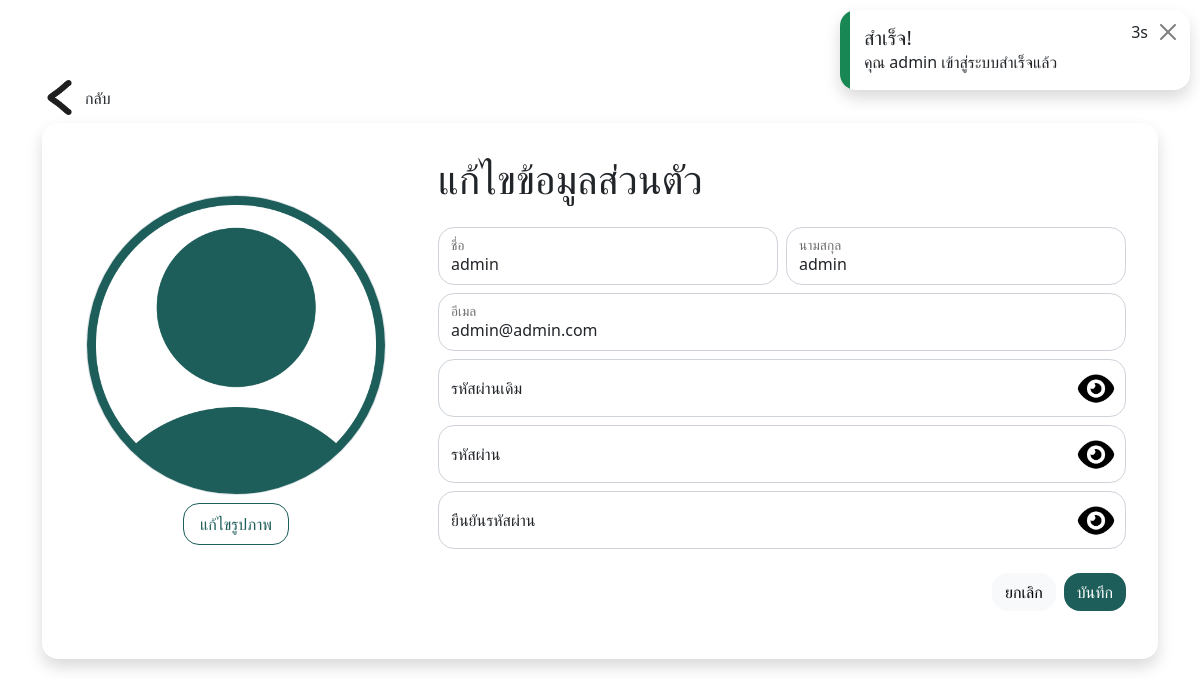
Screenshot of /admin/editprofile.php (signed in) with the database file from the repository.
### tables this page shows
CREATE TABLE `users` (
  `user_id` int(11) NOT NULL,
  `firstname` varchar(150) NOT NULL,
  `lastname` varchar(150) NOT NULL,
  `email` varchar(150) NOT NULL,
  `password` varchar(100) NOT NULL,
  `image` varchar(150) NOT NULL DEFAULT 'default-profile.png',
  `role` enum('user','admin') NOT NULL DEFAULT 'user',
  `active_status` enum('online','offline') NOT NULL DEFAULT 'offline',
  `created_at` timestamp NOT NULL DEFAULT current_timestamp(),
  `updated_at` timestamp NULL DEFAULT NULL ON UPDATE current_timestamp()
);

### components/editprofile.php (the view, shortened to what this page needs)
<div class='col-lg-4'>
    <div class='p-5 d-flex flex-column align-items-center justify-content-center'>
        <label for="select-image" class='cursor-pointer'>
            <img id='image-preview' src="<?= imagePath("user_images",$row["image"]) ?>" width='300px' height='300px' class='border rounded-circle bg-light object-fit-cover'>
        </label>
        <label for="select-image" class='btn btn-outline-teal mt-2'>แก้ไขรูปภาพ</label>
    </div>
</div>
<div class='col-lg-8'>
    <div class='p-2'>
        <h1 class='mb-4'>แก้ไขข้อมูลส่วนตัว</h1>
        <div class='d-flex flex-column gap-2'>
            <div class='flex-1 d-flex flex-row gap-2'>
                <div class="form-floating flex-1">
                    <input type="text" class="form-control" placeholder='ชื่อ' name='firstname' value="<?= $row["firstname"] ?>">
                    <label for="ชื่อ">ชื่อ</label>
                </div>
                <div class="form-floating flex-1">
                    <input type="text" class="form-control" placeholder='นามสกุล' name='lastname' value="<?= $row["lastname"] ?>">
                    <label for="นามสกุล">นามสกุล</label>
                </div>
            </div>
            <div class="form-floating">
                <p class='form-control mb-0'><?= $row["email"] ?></p>
                <label for="อีเมล">อีเมล</label>
            </div>
            <div class="form-floating">
                <input type="password" class="form-control" placeholder='รหัสผ่านเดิม' name='con_password'>
                <label for="รหัสผ่านเดิม">รหัสผ่านเดิม</label>
                <img onclick='openPassword($(this))' src="<?= imagePath("web_images/icons","eye.png"); ?>" style='width:40px;height:40px;top:10px;right:10px' class='object-fit-cover position-absolute cursor-pointer'>
            </div>
            <div class="form-floating">
                <input type="password" class="form-control" placeholder='รหัสผ่าน' name='password'>
                <label for="รหัสผ่าน">รหัสผ่าน</label>
                <img onclick='openPassword($(this))' src="<?= imagePath("web_images/icons","eye.png"); ?>" style='width:40px;height:40px;top:10px;right:10px' class='object-fit-cover position-absolute cursor-pointer'>
            </div>
            <div class="form-floating">
                <input type="password" class="form-control" placeholder='ยืนยันรหัสผ่าน' name='c_password'>
                <label for="ยืนยันรหัสผ่าน">ยืนยันรหัสผ่าน</label>
                <img onclick='openPassword($(this))' src="<?= imagePath("web_images/icons","eye.png"); ?>" style='width:40px;height:40px;top:10px;right:10px' class='object-fit-cover position-absolute cursor-pointer'>
            </div>
        </div>
        <div class='mt-4 d-flex flex-row justify-content-end gap-2'>
            <button type='reset' class='btn btn-light'>ยกเลิก</button>
            <button type='submit' class='btn btn-teal' name='save'>บันทึก</button>
        </div>
    </div>
</div>

### config.php (shortened to what this page needs)
<?php
try{
    $pdo = new PDO("mysql:host=mariadb_elderly_travel;dbname=elderly_db","username","password");
}catch(PDOException $e){
    echo $e->getMessage();
}
function sql($sql,$params=[]){
    global $pdo;
    $stmt = $pdo->prepare($sql);
    $stmt->execute($params);
    return $stmt;
}
foreach(["success","warning","danger"] as $index=>$type){
    if(isset($_SESSION[$type])){ ?>
        <div class="position-fixed opacity-0" style="top:10px;right:10px;z-index:999" id="alertMsg">
            <div class="p-3 position-relative overflow-hidden ps-4 shadow rounded-xl bg-white" style="width:350px;">
                <div class="bg-<?= $type; ?> position-absolute" style="width:10px;height:100%;top:0;left:0;"></div>
                <h5><?= $_SESSION[$type][0]; ?></h5>
                <div class="position-absolute d-flex align-items-center gap-2" style="top:10px;right:10px;">
                    <div><span id="countMsg"></span>s</div>
                    <button id="btnCloseMsg" class="btn-close"></button>
                </div>
                <div><?= $_SESSION[$type][1]; ?></div>
            </div>
        </div>
        <?php unset($_SESSION[$type]);
    }
}
function linkPage($path, $target) {
    return $_SERVER["REQUEST_URI"] == "/" ? "./$path/$target" : "../$path/$target";
}
function imagePath($path, $target) {
    return $_SERVER["REQUEST_URI"] == "/" ? "./images/$path/$target" : "../images/$path/$target";
}
?>

### admin/editprofile.php (shortened to what this page needs)
<?php
require_once("../config.php");
if(isset($_SESSION["user_login"])){
    msg("warning","คำเตือน","ไม่สามารถเข้าถึงหน้านี้ได้","/");
}elseif(isset($_SESSION["admin_login"])){
    $row = sql("SELECT * FROM users WHERE user_id = ?",[$_SESSION["admin_login"]])->fetch();
}else{
    msg("warning","คำเตือน","ไม่สามารถเข้าถึงหน้านี้ได้","/");
}
?>
<!DOCTYPE html>
<html lang="en">
<head>
    <?php require_once("../link.php"); ?>
</head>
<body>
    <div style='margin-top:5rem' class='container'>
        <div class='mb-2'>
            <a href="index.php?home" class='text-dark text-decoration-none d-flex flex-row gap-2 align-items-center'>
                <img src="<?= imagePath("web_images/icons","chevron-back.png") ?>" alt="" width='35px' height='35px'>
                กลับ
            </a>
        </div>
        <div class='container bg-white shadow p-4 rounded-xl'>
            <form method='post' action='../api/user.php' class='row' enctype='multipart/form-data'>
                <?php require_once("../components/editprofile.php"); ?>
            </form>
        </div>
    </div>
</body>
</html>

### link.php (shortened to what this page needs)
<link rel="stylesheet" href="<?= linkPage("libs/bootstrap-5.0.2-dist/css/","bootstrap.css"); ?>">
<link rel="stylesheet" href="<?= linkPage("libs","style.css"); ?>">

### libs/style.css (style rules this page uses)
* { transition: 0.4s !important; }
:root { --black-light: #212529; --teal: #1D5E5A; }
h1,h2,h3,h4,h5,h6 { margin: 0; padding: 0; }
.rounded-xl { border-radius: 1rem !important; }
.cursor-pointer { cursor: pointer; }
.flex-1 { flex: 1; }
.object-fit-cover { object-fit: cover; }
.btn { border-radius: 1rem !important; }

### rows the page displays
users: image (placeholder picture), firstname "admin", lastname "admin", email "admin@admin.com"

### other values shown
$_SESSION[$type][0] "สำเร็จ!"
$_SESSION[$type][1] "คุณ admin เข้าสู่ระบบสำเร็จแล้ว"
